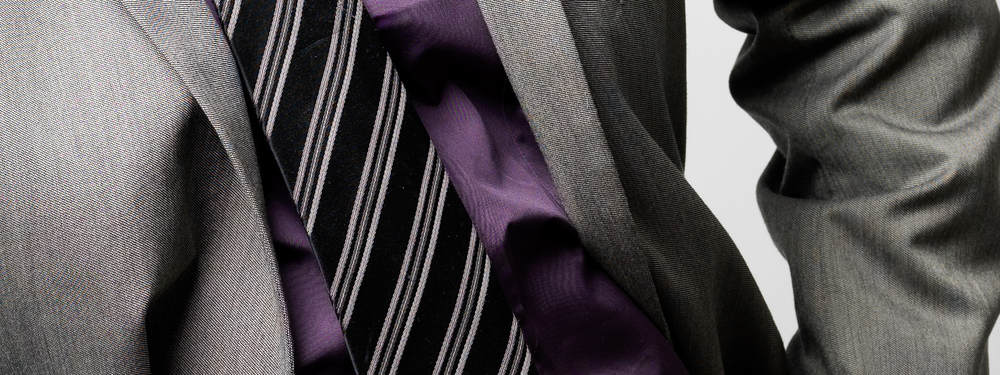
#> input picture assignment_1/Q1/data/interp/suit.png, 1000 x 375 px, shrunk from 1814 x 681 before the run
$ python myImageShrink.py
#> lines starting #> are read from the running program, lines starting #| are printed output that depends on the picture
import numpy as np
import matplotlib.pyplot as plt
import matplotlib.image as mpimg

def myImageShrink(image, d):
    """
    Shrinks an image by a factor of d using subsampling.

    Args:
        image (np.array): The input image.
        d (int): The downsampling factor.

    Returns:
        np.array: The shrunken image.
    """
    return image[::d, ::d]

# Load the input image
try:
    suit_image = mpimg.imread('data/interp/suit.png')
#> suit_image is the input picture: shape (375, 1000, 3) float32; mean R, G, B 0.335, 0.318, 0.323
except FileNotFoundError:
    print("Error: check file path!")

# shrinking image by factors of 2 and 3 by sampling every 2th and 3rd pixel only
image_d2 = myImageShrink(suit_image, 2)
#> in myImageShrink, `return image[::d, ::d]`:
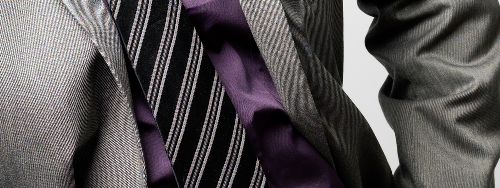
#> returned value: shape (188, 500, 3) float32; mean of channels 0, 1, 2 0.334, 0.318, 0.322; drawn as R, G, B
image_d3 = myImageShrink(suit_image, 3)
#> call 2 of myImageShrink, with d = 3
#> in myImageShrink (call 2), `return image[::d, ::d]`:
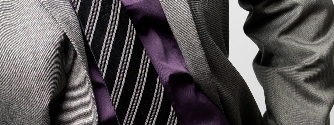
#> returned value: shape (125, 334, 3) float32; mean of channels 0, 1, 2 0.336, 0.32, 0.324; drawn as R, G, B

fig, axes = plt.subplots(3, 1, figsize=(10, 12))

# og image
im1 = axes[0].imshow(suit_image, aspect='equal')
axes[0].set_title('Original Image')
axes[0].set_xlabel('Pixel Column')
axes[0].set_ylabel('Pixel Row')

# Shrunken Image (d=2)
im2 = axes[1].imshow(image_d2, aspect='equal')
axes[1].set_title('Shrunken Image (d=2)')
axes[1].set_xlabel('Pixel Column')
axes[1].set_ylabel('Pixel Row')

# Shrunken Image (d=3)
im3 = axes[2].imshow(image_d3, aspect='equal')
axes[2].set_title('Shrunken Image (d=3)')
axes[2].set_xlabel('Pixel Column')
axes[2].set_ylabel('Pixel Row')
fig.colorbar(im3, ax=axes, orientation='vertical')

plt.tight_layout()
plt.show()
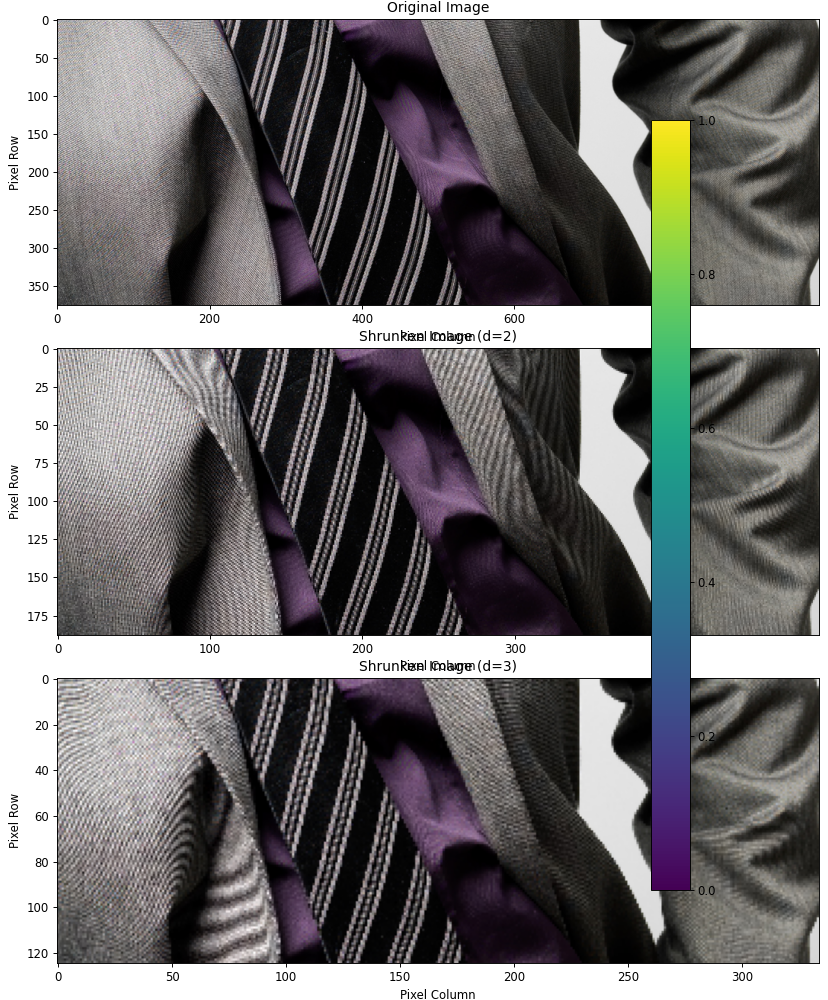
#> figure drawn by matplotlib, 4 panels

$ run again, with assignment_1/Q1/data/interp/main.png copied over assignment_1/Q1/data/interp/suit.png
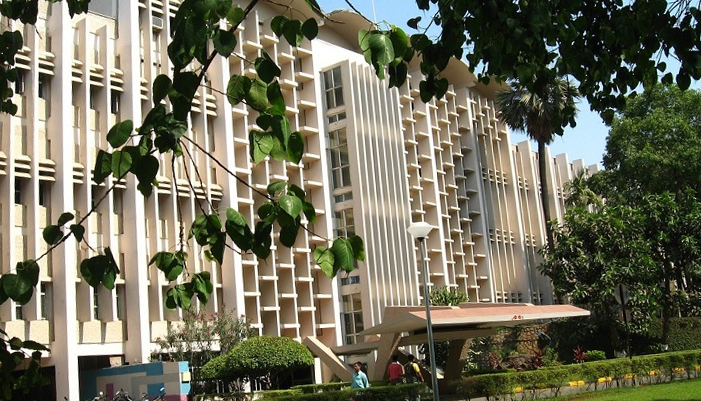
#> input picture assignment_1/Q1/data/interp/main.png, 701 x 401 px
#> suit_image is the input picture: shape (401, 701, 3) float32; mean R, G, B 0.446, 0.439, 0.363
#> in myImageShrink (call 2), `return image[::d, ::d]`:
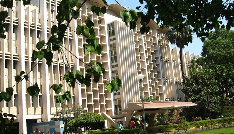
#> returned value: shape (134, 234, 3) float32; mean of channels 0, 1, 2 0.445, 0.439, 0.362; drawn as R, G, B
#> `plt.show()`:
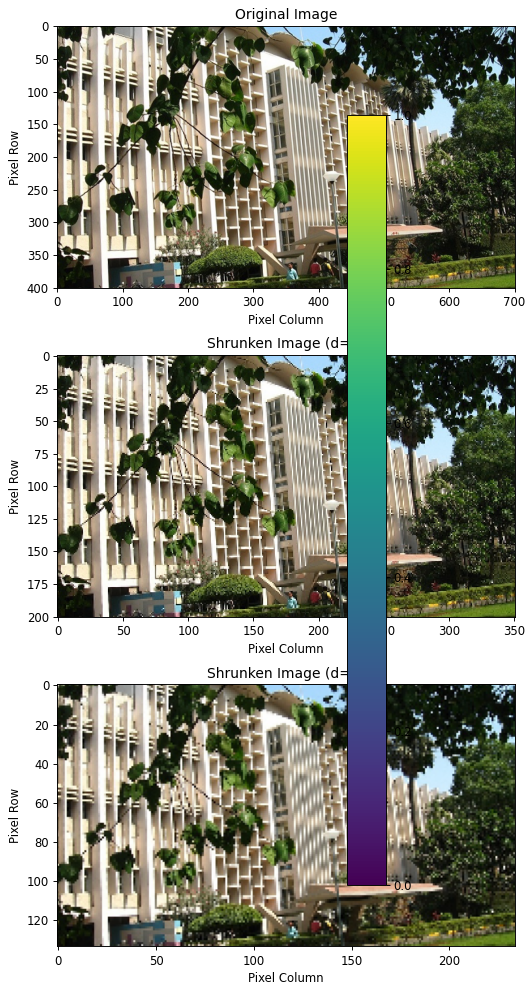
#> figure drawn by matplotlib, 4 panels
